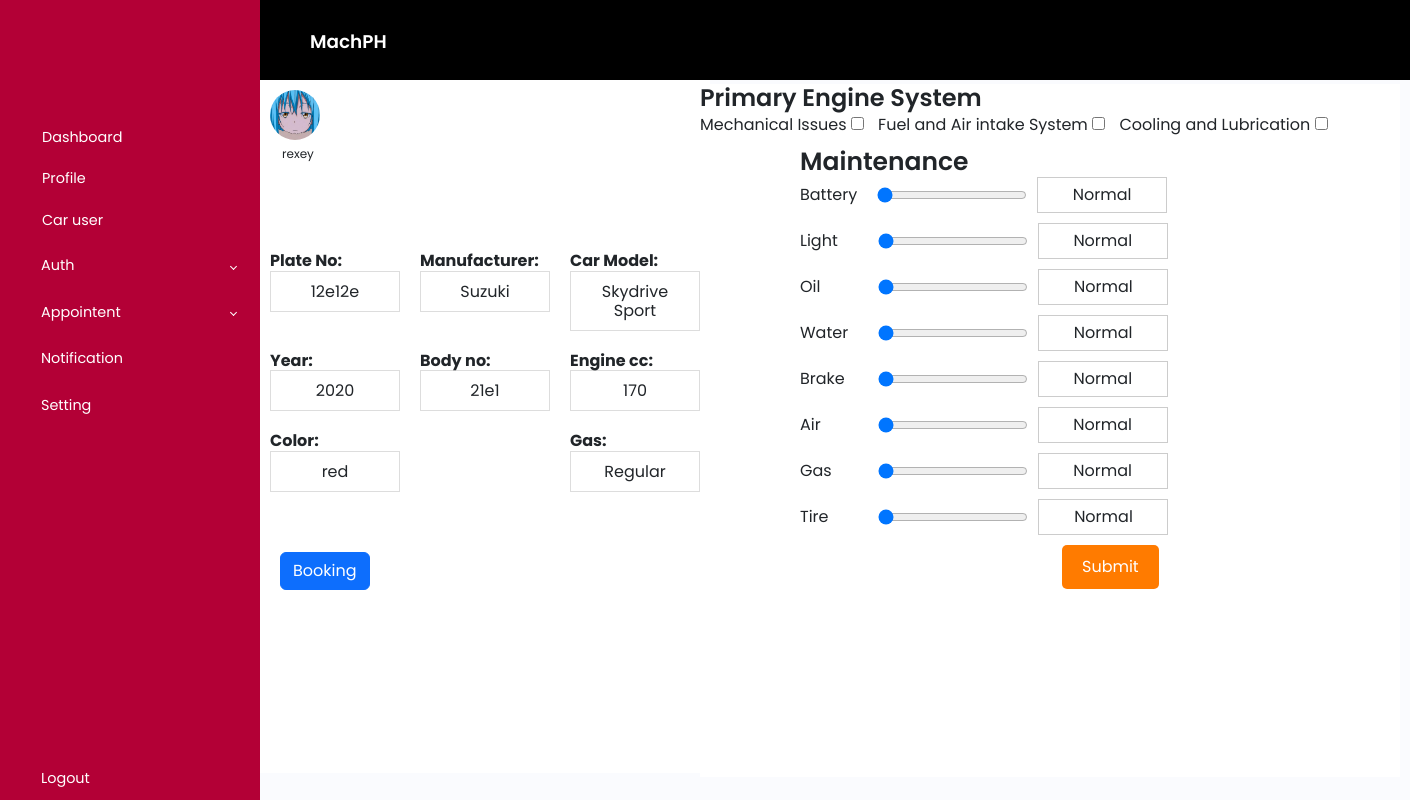
The page /carprofile.php?car_id=24&companyname=Hikaru Autoshop (signed in) on the database its author committed.
### tables this page shows
CREATE TABLE `user` (
  `id` int(100) NOT NULL,
  `name` varchar(100) NOT NULL,
  `firstname` varchar(255) DEFAULT NULL,
  `middlename` varchar(255) DEFAULT NULL,
  `lastname` varchar(255) DEFAULT NULL,
  `homeaddress` varchar(255) DEFAULT NULL,
  `email` varchar(100) NOT NULL,
  `password` varchar(100) NOT NULL,
  `image` varchar(100) NOT NULL,
  `barangay` varchar(255) DEFAULT NULL,
  `province` varchar(255) DEFAULT NULL,
  `municipality` varchar(255) DEFAULT NULL,
  `zipcode` varchar(255) DEFAULT NULL,
  `role` varchar(255) NOT NULL,
  `companyid` int(11) DEFAULT NULL
);

CREATE TABLE `car` (
  `car_id` int(11) NOT NULL,
  `plateno` varchar(20) DEFAULT NULL,
  `carmodel` varchar(50) DEFAULT NULL,
  `year` int(11) DEFAULT NULL,
  `bodyno` varchar(50) DEFAULT NULL,
  `enginecc` int(11) DEFAULT NULL,
  `gas` varchar(20) DEFAULT NULL,
  `user_id` int(11) DEFAULT NULL,
  `created_at` timestamp NOT NULL DEFAULT current_timestamp(),
  `manufacturer_id` int(11) DEFAULT NULL,
  `added_at` timestamp NOT NULL DEFAULT current_timestamp(),
  `color` varchar(50) DEFAULT NULL,
  `companyid` int(11) DEFAULT NULL
);

CREATE TABLE `manufacturer` (
  `id` int(11) NOT NULL,
  `name` varchar(255) NOT NULL
);

### carprofile.php (the view, shortened to what this page needs)
<?php
include 'config.php';
$user_id = $_SESSION['user_id'];
$select = mysqli_query($conn, "SELECT * FROM user WHERE id = '$user_id'") or die('query failed');
if (mysqli_num_rows($select) > 0) {
    $fetch = mysqli_fetch_assoc($select);
} else {
    die('No user found');
}
if (isset($_GET['car_id']) && isset($_GET['companyname'])) {
    $car_id = $_GET['car_id'];
    $car_select = mysqli_query($conn, "SELECT car.*, manufacturer.name AS manuname FROM car LEFT JOIN manufacturer ON car.manufacturer_id = manufacturer.id WHERE car.user_id = '$user_id' AND car.car_id = '$car_id'");
    if (mysqli_num_rows($car_select) > 0) {
        $car_data = mysqli_fetch_assoc($car_select);
    } else {
        die('Car not found.');
    }
} else {
    die('Car ID or company name not specified.');
}
?>
<!DOCTYPE html>
<html lang="en">
<head>
    <link href="https://cdn.jsdelivr.net/npm/bootstrap@5.3.0-alpha3/dist/css/bootstrap.min.css" rel="stylesheet">
    <link href="https://cdn.jsdelivr.net/npm/tailwindcss@2.2.19/dist/tailwind.min.css" rel="stylesheet">
    <link rel="stylesheet" href="css/nav.css">
    <link rel="stylesheet" href="css/carprofile.css">
    <link rel="stylesheet" href="css/home.css">
</head>
<body>
<nav class="fixed w-full h-20 bg-black flex justify-between items-center px-4 text-gray-100 font-medium">
    </nav>
    <div class="wrapper">
        <aside id="sidebar">
            <div class="d-flex">
                <button class="toggle-btn" type="button">
                </button>
                <div class="sidebar-logo">
                    <a href="home.php">MachPH</a>
                </div>
            </div>
            <ul class="sidebar-nav">
            <li class="sidebar-item">
                    <a href="home.php" class="sidebar-link">
                    <span class="active" style="margin-left: 13px;">Dashboard</span>
                    </a>
                </li>
                <li class="sidebar-item">
                    <a href="profile.php" class="sidebar-link">
                    <span style="margin-left: 13px;">Profile</span>
                    </a>
                </li>
                <li class="sidebar-item">
                    <a href="carusers.php" class="sidebar-link">
                    <span style="margin-left: 13px;">Car user</span>
                    </a>
                </li>
                <li class="sidebar-item">
                    <a href="#" class="sidebar-link collapsed has-dropdown" data-bs-toggle="collapse"
                        data-bs-target="#auth" aria-expanded="false" aria-controls="auth">
                        <span>Auth</span>
                    </a>
                </li>
                <li class="sidebar-item">
                    <a href="#" class="sidebar-link collapsed has-dropdown" data-bs-toggle="collapse"
                        data-bs-target="#multi" aria-expanded="false" aria-controls="multi">
                        <span>Appointent</span>
                    </a>
                </li>
                <li class="sidebar-item">
                    <a href="#" class="sidebar-link">
                        <span>Notification</span>
                    </a>
                </li>
                <li class="sidebar-item">
                    <a href="#" class="sidebar-link">
                        <span>Setting</span>
                    </a>
                </li>
            </ul>
            <div class="sidebar-footer">
            <a href="index.php" target="_blanck" class="sidebar-link">
                <span>Logout</span>
            </a>
            </div>
        </aside>
    </div>
   <section class="carprofile-section-1">
        <div class="container-car-profile">
            <div class="car-profile">
                <?php
                    if ($fetch['image'] == '') {
                        echo '<img src="images/default-avatar.png">';
                    } else {
                        echo '<img src="uploaded_img/' . $fetch['image'] . '">';
                    }
                ?>
                <h3><?php echo $fetch['name']; ?></h3>
            </div>
        </div>
        <div class="car-info">
            <div class="fullname-container-carprofile-1">
                <h4 class="carprofile-container-1"><strong>Plate No:</strong><p class="profile-box"><?php echo $car_data['plateno']; ?></p></h4>
                <h4 class="carprofile-container-2"><strong>Manufacturer:</strong><p class="profile-box"><?php echo $car_data['manuname']; ?></p></h4>
                <h4 class="carprofile-container-3"><strong>Car Model:</strong><p class="profile-box"><?php echo $car_data['carmodel']; ?></p></h4>
                <h4 class="carprofile-container-4"><strong>Year:</strong><p class="profile-box"><?php echo $car_data['year']; ?></p></h4>
                <h4 class="carprofile-container-5"><strong>Body no:</strong><p class="profile-box"><?php echo $car_data['bodyno']; ?></p></h4>
                <h4 class="carprofile-container-6"><strong>Engine cc:</strong><p class="profile-box"><?php echo $car_data['enginecc']; ?></p></h4>
                <h4 class="carprofile-container-7"><strong>Color:</strong><p class="profile-box"><?php echo $car_data['color']; ?></p></h4>
                <h4 class="carprofile-container-7"><strong>Gas:</strong><p class="profile-box"><?php echo $car_data['gas']; ?></p></h4>
            </div>
        </div>
            <div style="position: relative; margin-left: 20px; margin-top: 50px;">
                <div>
                <a href="#" class="btn btn-primary" data-bs-toggle="modal" data-bs-target="#bookingModal">Booking</a>
<link rel="stylesheet" href="https://code.jquery.com/ui/1.12.1/themes/base/jquery-ui.css">
                <link rel="stylesheet" href="https://code.jquery.com/ui/1.12.1/themes/base/jquery-ui.css">
                </div>
            </div>
    </section>
    <section class="carprofile-section-2">
     <div class="major-maintenance-container">
        <form method="post" action="">
            <div class="data-major-container">
              <h1>Primary Engine System</h1>
                <label for="eo">Mechanical Issues <input class="data-major-major-boxes" type="checkbox" name="eo" value="1"></label>
                <label for="elp">Fuel and Air intake System  <input class="data-major-major-boxes" type="checkbox" name="elp" value="2"></label>
                <label for="ep">Cooling and Lubrication <input class="data-major-major-boxes" type="checkbox" name="ep" value="3"></label>
            </div>
         <div class="data-maintenance-container">
            <h2>Maintenance</h2>
            <div class="battery-check-box">
                <label for="battery">Battery</label>
                <input type="range" name="battery" min="1" max="3" step="1" value="1" oninput="updateLabel(this, 'batteryLabel')">
                <span class="box-range" id="batteryLabel">Normal</span>
            </div>
            <div class="battery-check-box">
                <label for="light">Light</label>
                <input class="box-1" type="range" name="light" min="1" max="3" step="1" value="1" oninput="updateLabel(this, 'lightLabel')">
                <span  class="box-range box-1" id="lightLabel">Normal</span>
            </div>
            <div class="battery-check-box">
                <label for="oil">Oil</label>
                <input  class="box-2" type="range" name="oil" min="1" max="3" step="1" value="1" oninput="updateLabel(this, 'oilLabel')">
                <span  class="box-range" id="oilLabel">Normal</span>
            </div>
            <div class="battery-check-box">
                <label for="water">Water</label>
                <input  class="box-3" type="range" name="water" min="1" max="3" step="1" value="1" oninput="updateLabel(this, 'waterLabel')">
                <span  class="box-range" id="waterLabel">Normal</span>
            </div>
            <div class="battery-check-box">
                <label for="brake">Brake</label>
                <input  class="box-4" type="range" name="brake" min="1" max="3" step="1" value="1" oninput="updateLabel(this, 'brakeLabel')">
                <span  class="box-range" id="brakeLabel">Normal</span>
            </div>
            <div class="battery-check-box">
                <label for="air">Air</label>
                <input  class="box-5" type="range" name="air" min="1" max="3" step="1" value="1" oninput="updateLabel(this, 'airLabel')">
                <span  class="box-range" id="airLabel">Normal</span>
            </div>
            <div class="battery-check-box">
                <label for="gas">Gas</label>
                <input  class="box-6" type="range" name="gas" min="1" max="3" step="1" value="1" oninput="updateLabel(this, 'gasLabel')">
                <span  class="box-range" id="gasLabel">Normal</span>
            </div>
            <div class="battery-check-box">
                <label for="tire">Tire</label>
                <input  class="box-7" type="range" name="tire" min="1" max="3" step="1" value="1" oninput="updateLabel(this, 'tireLabel')">
                <span  class="box-range" id="tireLabel">Normal</span>
            </div>
              <button type="submit">Submit</button>
         </div>
            </div>
    </section>
</body>
</html>

### css/nav.css (style rules this page uses)
a { text-decoration: none; }
li { list-style: none; }
h1 { font-weight: 600; font-size: 1.5rem; }
body { font-family: 'Poppins', sans-serif; }
.wrapper { display: flex; }
#sidebar { width: 70px; min-width: 70px; z-index: 1000; transition: all .25s ease-in-out; background-color: #b30036; display: flex; flex-direction: column; }
#sidebar.expand { width: 260px; min-width: 260px; }
.toggle-btn { background-color: transparent; cursor: pointer; border: 0; padding: 1rem 1.5rem; }
.sidebar-logo { margin: auto 0; }
.sidebar-logo a { color: #FFF; font-size: 1.15rem; font-weight: 600; }
.sidebar-nav { padding: 2rem 0; flex: 1 1 auto; }
a.sidebar-link { padding: .625rem 1.625rem; color: #FFF; display: block; font-size: 0.9rem; white-space: nowrap; border-left: 3px solid transparent; }
.sidebar-item { position: relative; }
#sidebar.expand .sidebar-link[data-bs-toggle="collapse"]::after { border: solid; border-width: 0 .075rem .075rem 0; content: ""; display: inline-block; padding: 2px; position: absolute; right: 1.5rem; top: 1.4rem; transform: rotate(-135deg); transition: all .2s ease-out; }
#sidebar.expand .sidebar-link[data-bs-toggle="collapse"].collapsed::after { transform: rotate(45deg); transition: all .2s ease-out; }

### css/carprofile.css (style rules this page uses)
* { box-sizing: border-box; margin: 0; padding: 0; font-family: 'poppins'; }
.carprofile-section-1 { position: absolute; background-color: rgb(255, 255, 255); width: 450px; height: 693px; top: 80px; left: 260px; }
.carprofile-section-2 { position: absolute; background-color: rgb(255, 255, 255); width: 700px; height: 693px; top: 84px; left: 700px; }
.car-profile { margin: 10px; }
.car-profile h3 { font-size: 12px; margin: 7px 0 0 12px; }
.car-profile img { border-radius: 100%; width: 50px; }
.fullname-container-carprofile-1 { display: flex; flex-wrap: wrap; justify-content: space-between; }
.car-info { margin-top: 80px; }
.carprofile-container-1, .carprofile-container-2, .carprofile-container-3, .carprofile-container-4, .carprofile-container-5, .carprofile-container-6, .carprofile-container-7 { width: calc(33.33% - 20px); margin: 10px; box-sizing: border-box; }
.profile-box { border: 1px solid #ddd; padding: 10px; margin: 0; text-align: center; }
button { background-color: #ff7b00; color: white; padding: 10px 20px; border: none; border-radius: 5px; cursor: pointer; margin-left: 262px; }
.battery-check-box { display: flex; align-items: center; margin-bottom: 10px; }
input[type="range"] { width: 150px; margin: 0 10px; }
.box-range { border: 1px solid #ccc; width: 130px; padding: 5px; text-align: center; }
label { margin-right: 10px; }
.data-maintenance-container h2 { font-size: 25px; font-weight: 600; }
.data-maintenance-container { margin: 10px 0 0 100px; }
.box-1[type="range"] { margin-left: 30px; }
.box-2[type="range"] { margin-left: 48px; }
.box-3[type="range"] { margin-left: 20px; }
.box-4[type="range"] { margin-left: 23px; }
.box-5[type="range"] { margin-left: 47px; }
.box-6[type="range"] { margin-left: 36px; }
.box-7[type="range"] { margin-left: 40px; }

### css/home.css (style rules this page uses)
* { padding: 0; margin: 0; box-sizing: border-box; font-family: 'Poppins', 'Quicksand'; }

### rows shown on the page
user: image (picture), name "rexey"
car: plateno "12e12e", manufacturer.name "Suzuki", carmodel "Skydrive Sport", year "2020", bodyno "21e1", enginecc "170", color "red", gas "Regular"
